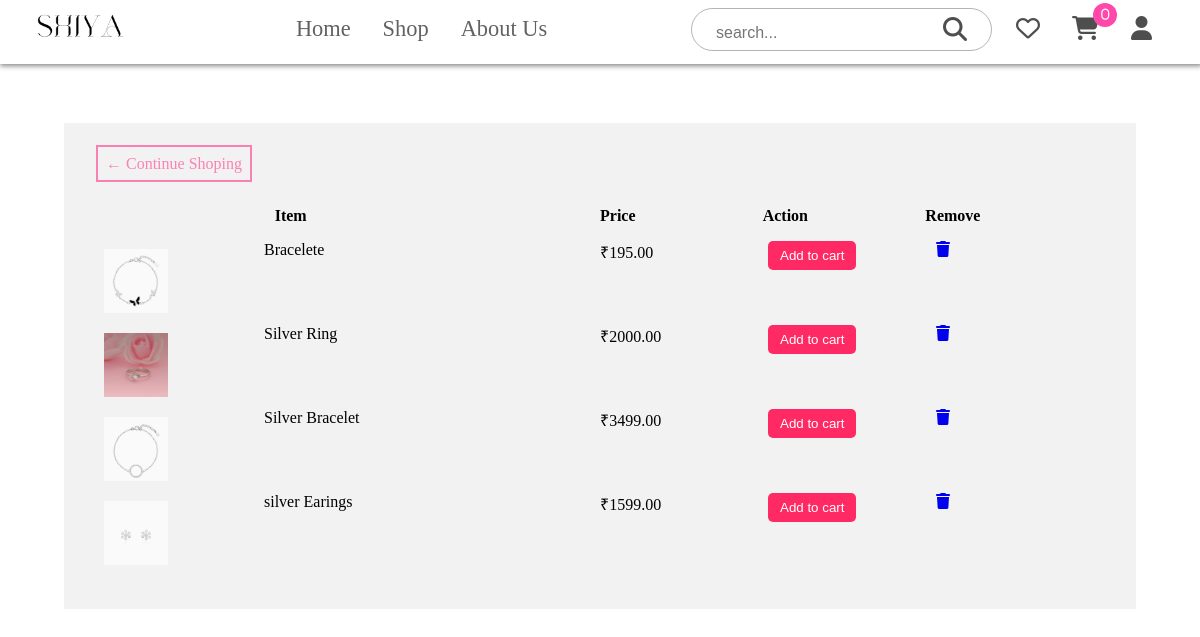
Screenshot of /wishlist/ (signed in) with the database file from the repository.
### core/models.py (models this page shows, shortened)
class Product(models.Model):
    name = models.CharField(max_length=200)
    price = models.DecimalField(max_digits=7, decimal_places=2)
    image = models.ImageField(null=True, blank=True)
    category = models.ForeignKey(
        Category, on_delete=models.CASCADE, null=True, blank=True
    )
    material = models.CharField(max_length=100, null=True, blank=True)
    description = models.TextField(max_length=200, null=True, blank=True)
    occasion = models.CharField(max_length=100, null=True, blank=True)
    def imageURL(self):
        try:
            url = self.image.url
        except:
            url = ""
        return url

### core/views.py (the view)
# urls.py: path("wishlist/", wishlist, name="wishlist"),
@login_required
def wishlist(request):
    data = cartData(request)
    cartItems = data["cartItems"]
    wishlist, created = Wishlist.objects.get_or_create(user=request.user)
    products = wishlist.products.all()
    return render(
        request,
        "core/wishlist.html",
        {"wishlist": wishlist, "products": products, "cartItems": cartItems},
    )

### core/models.py (called while the page is built)
    @property
    def get_cart_items(self):
        orderitems = self.orderitem_set.all()
        total = sum([item.quantity for item in orderitems])
        return total

### core/utils.py (called while the page is built)
def cartData(request):
    if request.user.is_authenticated:
        customer = request.user.customer
        order,created = Order.objects.get_or_create(customer=customer, complete=False)
        items = order.orderitem_set.all()
        cartItems = order.get_cart_items
    else:
        cookieData=cookieCart(request)
        items=cookieData['items']
        order=cookieData['order']
        cartItems=cookieData['cartItems']
    return {'cartItems':cartItems,'order':order,'items':items}

### templates/core/wishlist.html (shortened to what this page needs)
{% extends 'core/main.html' %}
{% load static %}
{% block content %}
<h2>Wishlist</h2>
<div class="wishlist">
    <a class="btn" href="{% url 'store' %}">&#x2190; Continue Shoping</a>
    <br>
    <br>
    <div class="col">
        <div class="cart-row">
            <div style="flex:1"></div>
            <div style="flex:2"><strong>Item</strong></div>
            <div style="flex:1"><strong>Price</strong></div>
            <div style="flex:1"><strong>Action</strong></div>
            <div style="flex:1"><strong>Remove</strong></div>
        </div>
        {% if products %}
        <ul>
            {% for product in products %}
            <div class="row">
                <div style="flex:1"><img class="row-img" src="{{product.imageURL}}"></div>
                <div style="flex:2">{{ product.name }} </div>
                <div style="flex:1">&#8377;{{ product.price }}</div>
                <div style="flex:1">
                    <a href="{% url 'remove_from_wishlist' product.id %}"><button data-product={{product.id}}
                            data-action="add" class="update-cart">Add to cart</button>
                    </a>
                </div>
                <div style="flex:1">
                    <a href="{% url 'remove_from_wishlist' product.id %}"><i class="fa-solid fa-trash"></i></a>
                </div>
            </div>
            {% endfor %}
        </ul>
        {% else %}
        <p>Your wishlist is empty.</p>
        {% endif %}
    </div>
</div>
{% endblock %}

### static/css/main.css (style rules this page uses)
* { margin: 0; padding: 0; }
.cart-row { display: flex; padding: 1rem; }

### templates/core/wishlist.html (style rules this page uses)
.wishlist { background-color: #f2f2f2; margin: 1rem 4rem; padding: 2rem; margin-top: 6rem; }
.wishlist .row { display: flex; }
.wishlist img { width: 4rem; margin: 0.5rem; }
.wishlist .btn { padding: 0.5rem; text-decoration: none; color: rgba(255, 72, 145, 0.664); font-size: 1rem; border: 2px solid; }
.wishlist .update-cart { display: inline-block; padding: 5px 10px; background-color: #ff2a63; color: white; text-decoration: none; border-radius: 5px; transition: background-color 0.3s ease; border-color: transparent; cursor: pointer; }

### rows the page displays
Product: imageURL (picture), name "Bracelete", price "195.00"
Product: imageURL (picture), name "Silver Ring", price "2000.00"
Product: imageURL (picture), name "Silver Bracelet", price "3499.00"
Product: imageURL (picture), name "silver Earings", price "1599.00"

### other values shown
{{ cartItems }} "0"
